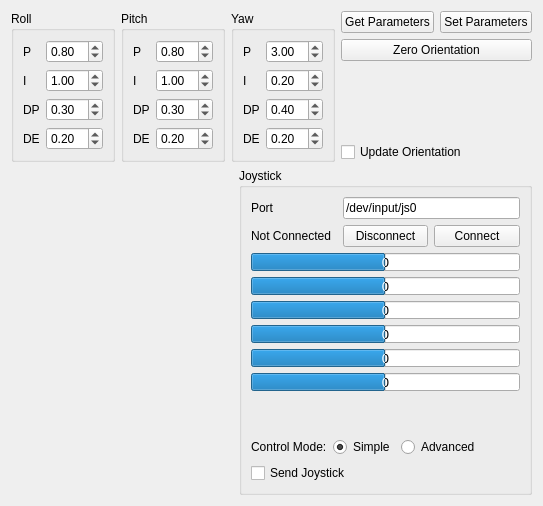
          <widget class="QWidget" name="tab_8">
           <attribute name="title">
            <string>Main Control</string>
           </attribute>
           <layout class="QVBoxLayout" name="verticalLayout_5">
            <item>
             <layout class="QHBoxLayout" name="horizontalLayout">
              <item>
               <widget class="QWidget" name="widget_2" native="true">
                <property name="sizePolicy">
                 <sizepolicy hsizetype="Preferred" vsizetype="Fixed">
                  <horstretch>0</horstretch>
                  <verstretch>0</verstretch>
                 </sizepolicy>
                </property>
                <layout class="QHBoxLayout" name="horizontalLayout_6">
                 <property name="leftMargin">
                  <number>0</number>
                 </property>
                 <property name="topMargin">
                  <number>0</number>
                 </property>
                 <property name="rightMargin">
                  <number>0</number>
                 </property>
                 <property name="bottomMargin">
                  <number>0</number>
                 </property>
                 <item>
                  <widget class="QGroupBox" name="groupBox">
                   <property name="title">
                    <string>Roll</string>
                   </property>
                   <layout class="QGridLayout" name="gridLayout">
                    <item row="0" column="1">
                     <widget class="QDoubleSpinBox" name="rollPBox">
                      <property name="singleStep">
                       <double>0.100000000000000</double>
                      </property>
                      <property name="value">
                       <double>0.800000000000000</double>
                      </property>
                     </widget>
                    </item>
                    <item row="1" column="0">
                     <widget class="QLabel" name="label_14">
                      <property name="text">
                       <string>I</string>
                      </property>
                     </widget>
                    </item>
                    <item row="1" column="1">
                     <widget class="QDoubleSpinBox" name="rollIBox">
                      <property name="singleStep">
                       <double>0.100000000000000</double>
                      </property>
                      <property name="value">
                       <double>1.000000000000000</double>
                      </property>
                     </widget>
                    </item>
                    <item row="2" column="1">
                     <widget class="QDoubleSpinBox" name="rollDPBox">
                      <property name="singleStep">
                       <double>0.100000000000000</double>
                      </property>
                      <property name="value">
                       <double>0.300000000000000</double>
                      </property>
                     </widget>
                    </item>
                    <item row="3" column="1">
                     <widget class="QDoubleSpinBox" name="rollDEBox">
                      <property name="singleStep">
                       <double>0.100000000000000</double>
                      </property>
                      <property name="value">
                       <double>0.200000000000000</double>
                      </property>
                     </widget>
                    </item>
                    <item row="2" column="0">
                     <widget class="QLabel" name="label_5">
                      <property name="text">
                       <string>DP</string>
                      </property>
                     </widget>
                    </item>
                    <item row="3" column="0">
                     <widget class="QLabel" name="label_15">
                      <property name="text">
                       <string>DE</string>
                      </property>
                     </widget>
                    </item>
                    <item row="0" column="0">
                     <widget class="QLabel" name="label_4">
                      <property name="text">
                       <string>P</string>
                      </property>
                     </widget>
                    </item>
                   </layout>
                  </widget>
                 </item>
                 <item>
                  <widget class="QGroupBox" name="groupBox_2">
                   <property name="title">
                    <string>Pitch</string>
                   </property>
                   <layout class="QGridLayout" name="gridLayout_2">
                    <item row="0" column="0">
                     <widget class="QLabel" name="label_6">
                      <property name="text">
                       <string>P</string>
                      </property>
                     </widget>
                    </item>
                    <item row="0" column="1">
                     <widget class="QDoubleSpinBox" name="pitchPBox">
                      <property name="singleStep">
                       <double>0.100000000000000</double>
                      </property>
                      <property name="value">
                       <double>0.800000000000000</double>
                      </property>
                     </widget>
                    </item>
                    <item row="1" column="0">
                     <widget class="QLabel" name="label_16">
                      <property name="text">
                       <string>I</string>
                      </property>
                     </widget>
                    </item>
                    <item row="1" column="1">
                     <widget class="QDoubleSpinBox" name="pitchIBox">
                      <property name="singleStep">
                       <double>0.100000000000000</double>
                      </property>
                      <property name="value">
                       <double>1.000000000000000</double>
                      </property>
                     </widget>
                    </item>
                    <item row="2" column="0">
                     <widget class="QLabel" name="label_7">
                      <property name="text">
                       <string>DP</string>
                      </property>
                     </widget>
                    </item>
                    <item row="2" column="1">
                     <widget class="QDoubleSpinBox" name="pitchDPBox">
                      <property name="singleStep">
                       <double>0.100000000000000</double>
                      </property>
                      <property name="value">
                       <double>0.300000000000000</double>
                      </property>
                     </widget>
                    </item>
                    <item row="3" column="0">
                     <widget class="QLabel" name="label_17">
                      <property name="text">
                       <string>DE</string>
                      </property>
                     </widget>
                    </item>
                    <item row="3" column="1">
                     <widget class="QDoubleSpinBox" name="pitchDEBox">
                      <property name="singleStep">
                       <double>0.100000000000000</double>
                      </property>
                      <property name="value">
                       <double>0.200000000000000</double>
                      </property>
                     </widget>
                    </item>
                   </layout>
                  </widget>
                 </item>
                 <item>
                  <widget class="QGroupBox" name="groupBox_3">
                   <property name="title">
                    <string>Yaw</string>
                   </property>
                   <layout class="QGridLayout" name="gridLayout_3">
                    <item row="0" column="0">
                     <widget class="QLabel" name="label_8">
                      <property name="text">
                       <string>P</string>
                      </property>
                     </widget>
                    </item>
                    <item row="0" column="1">
                     <widget class="QDoubleSpinBox" name="yawPBox">
                      <property name="singleStep">
                       <double>0.100000000000000</double>
                      </property>
                      <property name="value">
                       <double>3.000000000000000</double>
                      </property>
                     </widget>
                    </item>
                    <item row="1" column="0">
                     <widget class="QLabel" name="label_10">
                      <property name="text">
                       <string>I</string>
                      </property>
                     </widget>
                    </item>
                    <item row="1" column="1">
                     <widget class="QDoubleSpinBox" name="yawIBox">
                      <property name="singleStep">
                       <double>0.100000000000000</double>
                      </property>
                      <property name="value">
                       <double>0.200000000000000</double>
                      </property>
                     </widget>
                    </item>
                    <item row="2" column="0">
                     <widget class="QLabel" name="label_9">
                      <property name="text">
                       <string>DP</string>
                      </property>
                     </widget>
                    </item>
                    <item row="2" column="1">
                     <widget class="QDoubleSpinBox" name="yawDPBox">
                      <property name="singleStep">
                       <double>0.100000000000000</double>
                      </property>
                      <property name="value">
                       <double>0.400000000000000</double>
                      </property>
                     </widget>
                    </item>
                    <item row="3" column="0">
                     <widget class="QLabel" name="label_11">
                      <property name="text">
                       <string>DE</string>
                      </property>
                     </widget>
                    </item>
                    <item row="3" column="1">
                     <widget class="QDoubleSpinBox" name="yawDEBox">
                      <property name="singleStep">
                       <double>0.100000000000000</double>
                      </property>
                      <property name="value">
                       <double>0.200000000000000</double>
                      </property>
                     </widget>
                    </item>
                   </layout>
                  </widget>
                 </item>
                </layout>
               </widget>
              </item>
              <item>
               <layout class="QVBoxLayout" name="verticalLayout_3">
                <item>
                 <layout class="QHBoxLayout" name="horizontalLayout_15">
                  <item>
                   <widget class="QPushButton" name="pidGetParametersButton">
                    <property name="text">
                     <string>Get Parameters</string>
                    </property>
                   </widget>
                  </item>
                  <item>
                   <widget class="QPushButton" name="pidSetParametersButton">
                    <property name="text">
                     <string>Set Parameters</string>
                    </property>
                   </widget>
                  </item>
                 </layout>
                </item>
                <item>
                 <widget class="QPushButton" name="zeroOrientationButton">
                  <property name="text">
                   <string>Zero Orientation</string>
                  </property>
                 </widget>
                </item>
                <item>
                 <spacer name="verticalSpacer_7">
                  <property name="orientation">
                   <enum>Qt::Vertical</enum>
                  </property>
                  <property name="sizeHint" stdset="0">
                   <size>
                    <width>20</width>
                    <height>40</height>
                   </size>
                  </property>
                 </spacer>
                </item>
                <item>
                 <widget class="QCheckBox" name="updateOrientationBox">
                  <property name="text">
                   <string>Update Orientation</string>
                  </property>
                 </widget>
                </item>
               </layout>
              </item>
             </layout>
            </item>
            <item>
             <widget class="QWidget" name="widget" native="true">
              <property name="sizePolicy">
               <sizepolicy hsizetype="Preferred" vsizetype="Expanding">
                <horstretch>0</horstretch>
                <verstretch>0</verstretch>
               </sizepolicy>
              </property>
              <layout class="QHBoxLayout" name="horizontalLayout_9">
               <property name="spacing">
                <number>6</number>
               </property>
               <property name="leftMargin">
                <number>0</number>
               </property>
               <property name="topMargin">
                <number>0</number>
               </property>
               <property name="rightMargin">
                <number>0</number>
               </property>
               <property name="bottomMargin">
                <number>0</number>
               </property>
               <item>
                <widget class="OrientationWidget" name="orientationWidget" native="true">
                 <property name="sizePolicy">
                  <sizepolicy hsizetype="MinimumExpanding" vsizetype="Preferred">
                   <horstretch>0</horstretch>
                   <verstretch>0</verstretch>
                  </sizepolicy>
                 </property>
                 <property name="cursor">
                  <cursorShape>CrossCursor</cursorShape>
                 </property>
                </widget>
               </item>
               <item>
                <widget class="QGroupBox" name="groupBox_4">
                 <property name="title">
                  <string>Joystick</string>
                 </property>
                 <layout class="QVBoxLayout" name="verticalLayout_6">
                  <item>
                   <layout class="QGridLayout" name="gridLayout_7">
                    <item row="0" column="0">
                     <widget class="QLabel" name="label_12">
                      <property name="text">
                       <string>Port</string>
                      </property>
                     </widget>
                    </item>
                    <item row="0" column="2" colspan="2">
                     <widget class="QLineEdit" name="joystickPortEdit">
                      <property name="sizePolicy">
                       <sizepolicy hsizetype="Minimum" vsizetype="Fixed">
                        <horstretch>0</horstretch>
                        <verstretch>0</verstretch>
                       </sizepolicy>
                      </property>
                      <property name="text">
                       <string>/dev/input/js0</string>
                      </property>
                     </widget>
                    </item>
                    <item row="1" column="0">
                     <widget class="QLabel" name="joystickConnectedLabel">
                      <property name="text">
                       <string>Not Connected</string>
                      </property>
                     </widget>
                    </item>
                    <item row="1" column="3">
                     <widget class="QPushButton" name="joystickConnectButton">
                      <property name="text">
                       <string>Connect</string>
                      </property>
                     </widget>
                    </item>
                    <item row="1" column="2">
                     <widget class="QPushButton" name="joystickDisconnectButton">
                      <property name="text">
                       <string>Disconnect</string>
                      </property>
                     </widget>
                    </item>
                   </layout>
                  </item>
                  <item>
                   <widget class="QProgressBar" name="joystickA1Bar">
                    <property name="sizePolicy">
                     <sizepolicy hsizetype="Expanding" vsizetype="Minimum">
                      <horstretch>0</horstretch>
                      <verstretch>0</verstretch>
                     </sizepolicy>
                    </property>
                    <property name="maximumSize">
                     <size>
                      <width>16777215</width>
                      <height>18</height>
                     </size>
                    </property>
                    <property name="font">
                     <font>
                      <pointsize>10</pointsize>
                     </font>
                    </property>
                    <property name="minimum">
                     <number>-32768</number>
                    </property>
                    <property name="maximum">
                     <number>32767</number>
                    </property>
                    <property name="value">
                     <number>0</number>
                    </property>
                    <property name="textVisible">
                     <bool>true</bool>
                    </property>
                    <property name="invertedAppearance">
                     <bool>false</bool>
                    </property>
                    <property name="format">
                     <string>%v</string>
                    </property>
                   </widget>
                  </item>
                  <item>
                   <widget class="QProgressBar" name="joystickA2Bar">
                    <property name="sizePolicy">
                     <sizepolicy hsizetype="Expanding" vsizetype="Minimum">
                      <horstretch>0</horstretch>
                      <verstretch>0</verstretch>
                     </sizepolicy>
                    </property>
                    <property name="maximumSize">
                     <size>
                      <width>16777215</width>
                      <height>18</height>
                     </size>
                    </property>
                    <property name="font">
                     <font>
                      <pointsize>10</pointsize>
                     </font>
                    </property>
                    <property name="minimum">
                     <number>-32768</number>
                    </property>
                    <property name="maximum">
                     <number>32767</number>
                    </property>
                    <property name="value">
                     <number>0</number>
                    </property>
                    <property name="textVisible">
                     <bool>true</bool>
                    </property>
                    <property name="invertedAppearance">
                     <bool>false</bool>
                    </property>
                    <property name="format">
                     <string>%v</string>
                    </property>
                   </widget>
                  </item>
                  <item>
                   <widget class="QProgressBar" name="joystickA3Bar">
                    <property name="sizePolicy">
                     <sizepolicy hsizetype="Expanding" vsizetype="Minimum">
                      <horstretch>0</horstretch>
                      <verstretch>0</verstretch>
                     </sizepolicy>
                    </property>
                    <property name="maximumSize">
                     <size>
                      <width>16777215</width>
                      <height>18</height>
                     </size>
                    </property>
                    <property name="font">
                     <font>
                      <pointsize>10</pointsize>
                     </font>
                    </property>
                    <property name="minimum">
                     <number>-32768</number>
                    </property>
                    <property name="maximum">
                     <number>32767</number>
                    </property>
                    <property name="value">
                     <number>0</number>
                    </property>
                    <property name="textVisible">
                     <bool>true</bool>
                    </property>
                    <property name="invertedAppearance">
                     <bool>false</bool>
                    </property>
                    <property name="format">
                     <string>%v</string>
                    </property>
                   </widget>
                  </item>
                  <item>
                   <widget class="QProgressBar" name="joystickA4Bar">
                    <property name="sizePolicy">
                     <sizepolicy hsizetype="Expanding" vsizetype="Minimum">
                      <horstretch>0</horstretch>
                      <verstretch>0</verstretch>
                     </sizepolicy>
                    </property>
                    <property name="maximumSize">
                     <size>
                      <width>16777215</width>
                      <height>18</height>
                     </size>
                    </property>
                    <property name="font">
                     <font>
                      <pointsize>10</pointsize>
                     </font>
                    </property>
                    <property name="minimum">
                     <number>-32768</number>
                    </property>
                    <property name="maximum">
                     <number>32767</number>
                    </property>
                    <property name="value">
                     <number>0</number>
                    </property>
                    <property name="textVisible">
                     <bool>true</bool>
                    </property>
                    <property name="invertedAppearance">
                     <bool>false</bool>
                    </property>
                    <property name="format">
                     <string>%v</string>
                    </property>
                   </widget>
                  </item>
                  <item>
                   <widget class="QProgressBar" name="joystickA6Bar">
                    <property name="sizePolicy">
                     <sizepolicy hsizetype="Expanding" vsizetype="Minimum">
                      <horstretch>0</horstretch>
                      <verstretch>0</verstretch>
                     </sizepolicy>
                    </property>
                    <property name="maximumSize">
                     <size>
                      <width>16777215</width>
                      <height>18</height>
                     </size>
                    </property>
                    <property name="font">
                     <font>
                      <pointsize>10</pointsize>
                     </font>
                    </property>
                    <property name="minimum">
                     <number>-32768</number>
                    </property>
                    <property name="maximum">
                     <number>32767</number>
                    </property>
                    <property name="value">
                     <number>0</number>
                    </property>
                    <property name="textVisible">
                     <bool>true</bool>
                    </property>
                    <property name="invertedAppearance">
                     <bool>false</bool>
                    </property>
                    <property name="format">
                     <string>%v</string>
                    </property>
                   </widget>
                  </item>
                  <item>
                   <widget class="QProgressBar" name="joystickA5Bar">
                    <property name="sizePolicy">
                     <sizepolicy hsizetype="Expanding" vsizetype="Minimum">
                      <horstretch>0</horstretch>
                      <verstretch>0</verstretch>
                     </sizepolicy>
                    </property>
                    <property name="maximumSize">
                     <size>
                      <width>16777215</width>
                      <height>18</height>
                     </size>
                    </property>
                    <property name="font">
                     <font>
                      <pointsize>10</pointsize>
                     </font>
                    </property>
                    <property name="minimum">
                     <number>-32768</number>
                    </property>
                    <property name="maximum">
                     <number>32767</number>
                    </property>
                    <property name="value">
                     <number>0</number>
                    </property>
                    <property name="textVisible">
                     <bool>true</bool>
                    </property>
                    <property name="invertedAppearance">
                     <bool>false</bool>
                    </property>
                    <property name="format">
                     <string>%v</string>
                    </property>
                   </widget>
                  </item>
                  <item>
                   <spacer name="verticalSpacer_4">
                    <property name="orientation">
                     <enum>Qt::Vertical</enum>
                    </property>
                    <property name="sizeType">
                     <enum>QSizePolicy::Expanding</enum>
                    </property>
                    <property name="sizeHint" stdset="0">
                     <size>
                      <width>20</width>
                      <height>40</height>
                     </size>
                    </property>
                   </spacer>
                  </item>
                  <item>
                   <layout class="QHBoxLayout" name="horizontalLayout_11">
                    <item>
                     <widget class="QLabel" name="label_13">
                      <property name="text">
                       <string>Control Mode:</string>
                      </property>
                     </widget>
                    </item>
                    <item>
                     <widget class="QRadioButton" name="modeSimpleButton">
                      <property name="text">
                       <string>Simple</string>
                      </property>
                      <property name="checked">
                       <bool>true</bool>
                      </property>
                     </widget>
                    </item>
                    <item>
                     <widget class="QRadioButton" name="modeAdvancedButton">
                      <property name="text">
                       <string>Advanced</string>
                      </property>
                     </widget>
                    </item>
                    <item>
                     <spacer name="horizontalSpacer">
                      <property name="orientation">
                       <enum>Qt::Horizontal</enum>
                      </property>
                      <property name="sizeHint" stdset="0">
                       <size>
                        <width>40</width>
                        <height>20</height>
                       </size>
                      </property>
                     </spacer>
                    </item>
                   </layout>
                  </item>
                  <item>
                   <widget class="QCheckBox" name="joystickSendBox">
                    <property name="text">
                     <string>Send Joystick</string>
                    </property>
                   </widget>
                  </item>
                 </layout>
                </widget>
               </item>
              </layout>
             </widget>
            </item>
           </layout>
          </widget>
